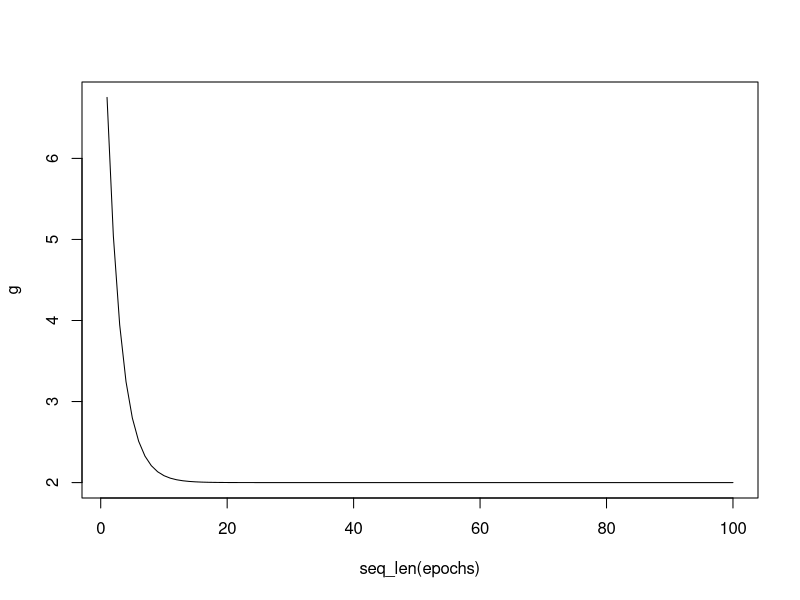

Reproduce this figure in R.
x <- rnorm(1)

f<-function(x) x^2 + 2*x +3

eta <- 1e-1
epochs <- 1e2
g <- vector(mode = "numeric", length = epochs)

for (epoch in seq_len(epochs)) {
  g[epoch] <- f(x)
  x <- x - eta*(2*x + 2)
}

plot(seq_len(epochs), g, type = "l")

cat("Optimal x value:", x)
